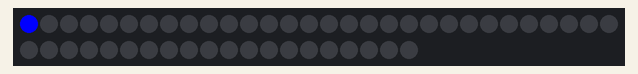
Simulated run of this sketch. Board: Arduino Uno, built with avr-gcc and run on an emulated ATmega328P. On the bench: 50 RGB LEDs in strip order, left to right, continuing on the next row. The strip is taken to match the declared colour order.

Above: at 0.05 s.
At 1.27 s:
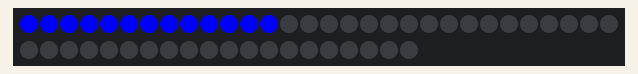
At 2.5 s:
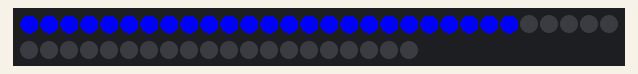
At 3.72 s:
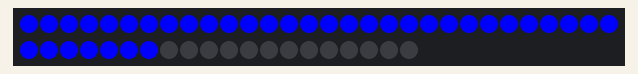
At 5.05 s:
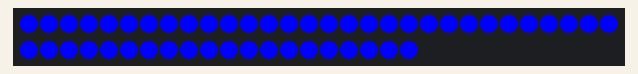

Measured:
- by itself, everything shown: repeats every 5.2 s, in 51 steps

The sketch:

for_loop.ino
```cpp
#include <Adafruit_NeoPixel.h>

byte pin = 11;
byte totalpixels = 50;

Adafruit_NeoPixel pixels = Adafruit_NeoPixel(totalpixels, pin, NEO_RGB + NEO_KHZ800);

int delayTime = 500; // Set the delay time to change the speed of the sketch

void setup() {
  pixels.begin();

}

void loop() {
  for(byte x = 0; x < totalpixels; x++) {
    // The for loop will loop as many times as "totalpixels"
    // Each time it loops, the value x has 1 added to it
    pixels.setPixelColor(x, 0, 0, 255); // preset led "x" to be blue
    pixels.show(); // light it up!
    delay(100); // wait for 100 ms
  }
  for(byte x = 0; x < totalpixels; x++) {
    // Let's use a loop to switch the leds off
    pixels.setPixelColor(x, 0, 0, 0); // preset led "x" to be off
  }
  pixels.show(); // light it up!
  delay(100); // wait for 100 ms
}
```
